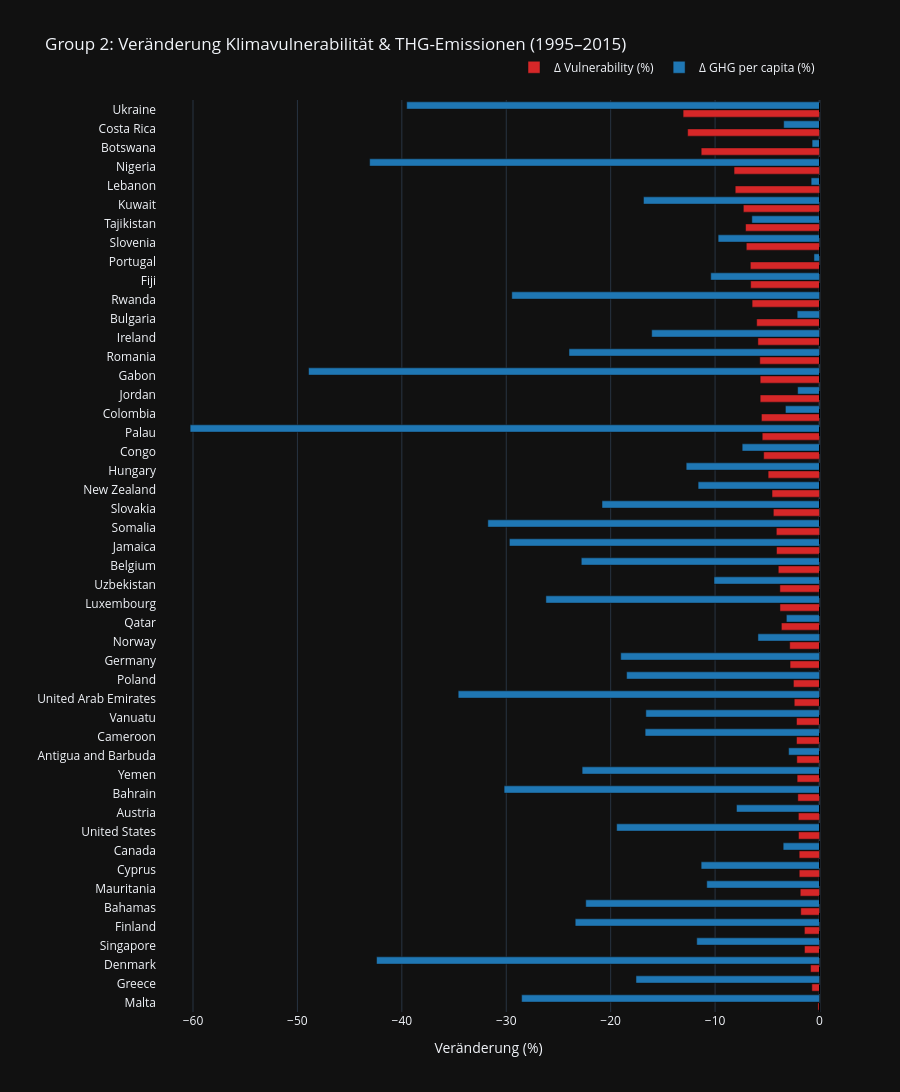

This figure's notebook cell:
### Markdown cell above
Warum das Paper 42 Länder findet, wir aber 48 (trotz gleicher Logik)
Die Originalstudie berichtet 42 Länder, die zwischen 1995 und 2015 sowohl CO₂-Emissionen als auch Klimavulnerabilität reduzieren konnten. In unserer Reproduktion erhalten wir 48 Länder. Diese Abweichung ist erwartbar, da wir EDGAR GHG-Emissionen pro Kopf (CO₂-Äquivalente, inkl. CH₄ und N₂O) statt CO₂ aus fossilen Brennstoffen verwenden. Dadurch ändern sich die Systemgrenzen der Emissionen, und Länder können je nach Dominanz nicht-CO₂-Treibhausgase anders klassifiziert werden. Zusätzlich können Datenquellen- und Versionsunterschiede sowie Grenzfälle nahe 0% zu leicht abweichenden Gruppenzuordnungen führen. Die qualitative Aussage bleibt jedoch stabil: Eine selektive, aber diverse Gruppe von Ländern erreicht simultane Verbesserungen in beiden Dimensionen.

Jetzt untersuchen wir nur diese Länder weiter.
Definition „auf Kurs geblieben“:
Vulnerability weiter gesunken von 2015 → 2023
CO₂-Emissionen nicht gestiegen (≤ 0 % Veränderung)

Die zwischen 1995 und 2015 identifizierten Group-2-Länder wurden anschliessend für den Zeitraum 2015–2023 weiterverfolgt. Ein Land gilt als „on track“, wenn sowohl die Klimavulnerabilität weiter gesenkt als auch die Treibhausgasemissionen pro Kopf nicht erhöht wurden. Länder, bei denen mindestens eine dieser Bedingungen nicht erfüllt ist, werden als „off track“ klassifiziert.

### Code cell
# 48 Länder: sortieren (z.B. nach Vulnerability-Verbesserung)
g2 = group2_95_15.sort_values("vuln_rel_pct", ascending=False).copy()

# Erstelle Figure mit zwei Balken pro Land
fig = go.Figure()

# Vulnerability Balken (oben)
fig.add_trace(go.Bar(
    y=g2["Name"],
    x=g2["vuln_rel_pct"],
    name="Δ Vulnerability (%)",
    orientation='h',
    marker=dict(color='#d62728'),  # Rot für Vulnerability
    hovertemplate='<b>%{y}</b><br>' +
                  'Vulnerability: %{x:.2f}%<br>' +
                  '<extra></extra>'
))

# Emissions Balken (unten)
fig.add_trace(go.Bar(
    y=g2["Name"],
    x=g2["emi_rel_pct"],
    name="Δ GHG per capita (%)",
    orientation='h',
    marker=dict(color='#1f77b4'),  # Blau für Emissionen
    hovertemplate='<b>%{y}</b><br>' +
                  'Emissions: %{x:.2f}%<br>' +
                  '<extra></extra>'
))

# Layout anpassen
fig.update_layout(
    title="Group 2: Veränderung Klimavulnerabilität & THG-Emissionen (1995–2015)",
    xaxis_title="Veränderung (%)",
    yaxis_title="",
    height=1200,
    barmode='group',  # Balken nebeneinander (nicht gestapelt)
    bargap=0.15,
    bargroupgap=0.1,
    legend=dict(
        orientation="h",
        yanchor="bottom",
        y=1.02,
        xanchor="right",
        x=1
    )
)

# Nulllinie hinzufügen
fig.add_vline(x=0, line_width=1, line_dash="dash", line_color="black")

fig.show()

### Figure 1 — Plotly figure (JSON) as saved in the notebook; plotly's stock layout.template omitted (floating-point values rounded to 4 significant figures)
{"data": [{"hovertemplate": "<b>%{y}</b><br>Vulnerability: %{x:.2f}%<br><extra></extra>", "marker": {"color": "#d62728"}, "name": "Δ Vulnerability (%)", "orientation": "h", "x": [-0.1527, -0.7352, -0.857, -1.439, -1.446, -1.795, -1.846, -1.942, -1.948, -2.012, -2.023, -2.077, -2.144, -2.174, -2.202, -2.203, -2.419, -2.498, -2.819, -2.854, -3.652, -3.788, -3.796, -3.947, -4.118, -4.135, -4.421, -4.547, -4.921, -5.349, -5.487, -5.562, -5.682, -5.682, -5.718, -5.901, -6.018, -6.455, -6.597, -6.625, -7.012, -7.084, -7.294, -8.072, -8.184, -11.33, -12.63, -13.06], "y": ["Malta", "Greece", "Denmark", "Singapore", "Finland", "Bahamas", "Mauritania", "Cyprus", "Canada", "United States", "Austria", "Bahrain", "Yemen", "Antigua and Barbuda", "Cameroon", "Vanuatu", "United Arab Emirates", "Poland", "Germany", "Norway", "Qatar", "Luxembourg", "Uzbekistan", "Belgium", "Jamaica", "Somalia", "Slovakia", "New Zealand", "Hungary", "Congo", "Palau", "Colombia", "Jordan", "Gabon", "Romania", "Ireland", "Bulgaria", "Rwanda", "Fiji", "Portugal", "Slovenia", "Tajikistan", "Kuwait", "Lebanon", "Nigeria", "Botswana", "Costa Rica", "Ukraine"], "type": "bar"}, {"hovertemplate": "<b>%{y}</b><br>Emissions: %{x:.2f}%<br><extra></extra>", "marker": {"color": "#1f77b4"}, "name": "Δ GHG per capita (%)", "orientation": "h", "x": [-28.53, -17.58, -42.42, -11.76, -23.4, -22.39, -10.8, -11.33, -3.479, -19.43, -7.953, -30.21, -22.73, -2.961, -16.7, -16.63, -34.6, -18.48, -19.04, -5.898, -3.175, -26.2, -10.1, -22.82, -29.7, -31.77, -20.83, -11.63, -12.77, -7.407, -60.27, -3.265, -2.096, -48.94, -23.99, -16.07, -2.138, -29.47, -10.42, -0.5314, -9.709, -6.48, -16.86, -0.8017, -43.08, -0.7109, -3.433, -39.54], "y": ["Malta", "Greece", "Denmark", "Singapore", "Finland", "Bahamas", "Mauritania", "Cyprus", "Canada", "United States", "Austria", "Bahrain", "Yemen", "Antigua and Barbuda", "Cameroon", "Vanuatu", "United Arab Emirates", "Poland", "Germany", "Norway", "Qatar", "Luxembourg", "Uzbekistan", "Belgium", "Jamaica", "Somalia", "Slovakia", "New Zealand", "Hungary", "Congo", "Palau", "Colombia", "Jordan", "Gabon", "Romania", "Ireland", "Bulgaria", "Rwanda", "Fiji", "Portugal", "Slovenia", "Tajikistan", "Kuwait", "Lebanon", "Nigeria", "Botswana", "Costa Rica", "Ukraine"], "type": "bar"}], "layout": {"legend": {"orientation": "h", "yanchor": "bottom", "y": 1.02, "xanchor": "right", "x": 1}, "title": {"text": "Group 2: Veränderung Klimavulnerabilität & THG-Emissionen (1995–2015)"}, "xaxis": {"title": {"text": "Veränderung (%)"}}, "yaxis": {"title": {"text": ""}}, "height": 1200, "barmode": "group", "bargap": 0.15, "bargroupgap": 0.1, "shapes": [{"line": {"color": "black", "dash": "dash", "width": 1}, "type": "line", "x0": 0, "x1": 0, "xref": "x", "y0": 0, "y1": 1, "yref": "y domain"}]}}
